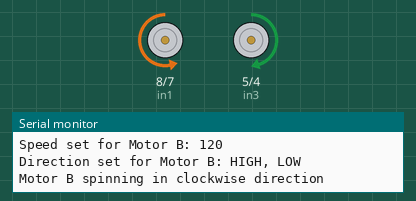
A program run on a simulated Arduino Uno, built with avr-gcc and run on an emulated ATmega328P. Shown: motor-driver pin pairs drawn as motors (green arrow = first pin HIGH = forward, orange = second pin HIGH = backward, longer = more drive, scaled by the enable pin), the last lines printed to the serial monitor.

Above: at 1.1 s.
At 4.6 s:
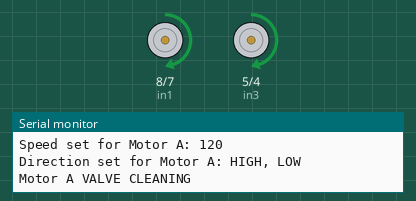
At 9.7 s:
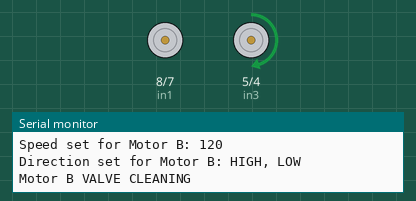
At 12.7 s:
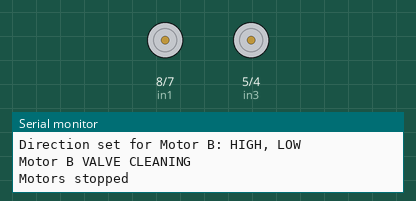
Timing chart, 0 to 17.2 s (numbered marks = the images above):
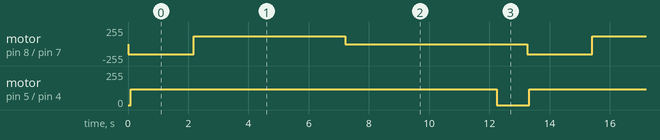

The program:

main.cpp
```cpp
#include "motor_control.hpp"

void setup() {
  initializePins();  // Initialize motor control pins
}

void loop() {
  // Example usage
  spinMotors();  // Spin motors for 1 second
  delay(1000);
  performValveCleaning();  // Perform valve cleaning with both motors
  delay(1000);
}
```

motor_control.cpp
```cpp
#include "motor_control.hpp"

// Initialize motor control pins as outputs
void initializePins() {
  pinMode(enA, OUTPUT);
  pinMode(enB, OUTPUT);
  pinMode(in1, OUTPUT);
  pinMode(in2, OUTPUT);
  pinMode(in3, OUTPUT);
  pinMode(in4, OUTPUT);
  Serial.begin(9600); // Initialize serial communication
  Serial.println("Pins initialized");
}

// Turn off all motors
void stopMotors() {
  digitalWrite(in1, LOW);
  digitalWrite(in2, LOW);
  digitalWrite(in3, LOW);
  digitalWrite(in4, LOW);
  Serial.println("Motors stopped");
}

// Set the speed of a motor (0-255)
void setMotorSpeed(int motor, int speed) {
  if (motor == MOTOR_A) {
    analogWrite(enA, speed);
  } else if (motor == MOTOR_B) {
    analogWrite(enB, speed);
  }
  Serial.print("Speed set for Motor ");
  Serial.print(motor == MOTOR_A ? "A" : "B");
  Serial.print(": ");
  Serial.println(speed);
}

// Set the direction of a motor
void setMotorDirection(int motor, bool direction1, bool direction2) {
  if (motor == MOTOR_A) {
    digitalWrite(in1, direction1);
    digitalWrite(in2, direction2);
  } else if (motor == MOTOR_B) {
    digitalWrite(in3, direction1);
    digitalWrite(in4, direction2);
  }
  Serial.print("Direction set for Motor ");
  Serial.print(motor == MOTOR_A ? "A" : "B");
  Serial.print(": ");
  Serial.print(direction1 ? "HIGH" : "LOW");
  Serial.print(", ");
  Serial.println(direction2 ? "HIGH" : "LOW");
}

// Perform valve cleaning with both motors
void performValveCleaning() {
  setMotorSpeed(MOTOR_A, 120);
  setMotorDirection(MOTOR_A, HIGH, LOW);
  Serial.println("Motor A VALVE CLEANING");
  delay(5000);
  stopMotors();

  setMotorSpeed(MOTOR_B, 120);
  setMotorDirection(MOTOR_B, HIGH, LOW);
  Serial.println("Motor B VALVE CLEANING");
  delay(5000);
  stopMotors();
}

// Spin motors in specific directions
void spinMotors() {
  setMotorSpeed(MOTOR_A, 150);
  setMotorDirection(MOTOR_A, LOW, HIGH);
  Serial.println("Motor A spinning in Anti-clockwise direction");

  setMotorSpeed(MOTOR_B, 120);
  setMotorDirection(MOTOR_B, HIGH, LOW);
  Serial.println("Motor B spinning in clockwise direction");

  delay(1000);
  //stopMotors();
}
```

motor_control.hpp
```cpp
#ifndef MOTOR_CONTROL_HPP
#define MOTOR_CONTROL_HPP

#include <Arduino.h>

// Constants for motors
const int MOTOR_A = 1;
const int MOTOR_B = 2;

// Motor control pins
const int enA = 9;
const int in1 = 8;
const int in2 = 7;
const int enB = 3;
const int in3 = 5;
const int in4 = 4;

// Function Prototypes
void initializePins();
void stopMotors();
void setMotorSpeed(int motor, int speed);
void setMotorDirection(int motor, bool direction1, bool direction2);
void performValveCleaning();
void spinMotors();

#endif // MOTOR_CONTROL_HPP
```

Measured:
- by itself, motor on pin 8 (in1) / pin 7 (in2): repeats every 13.2 s: forward 120/255 5.0 s, stopped 6.0 s, backward 150/255 2.2 s
- by itself, motor on pin 5 (in3) / pin 4 (in4): alternates forward 120/255 for 12.2 s and stopped for 1.1 s
